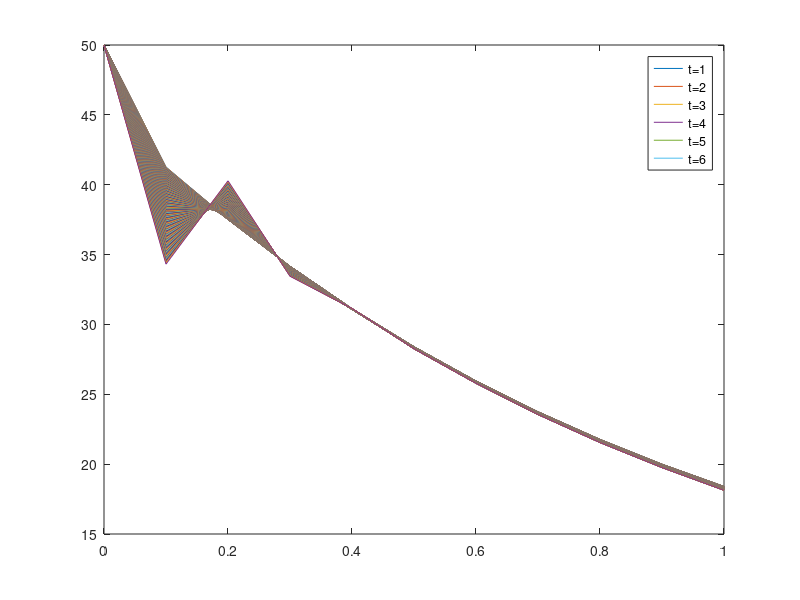
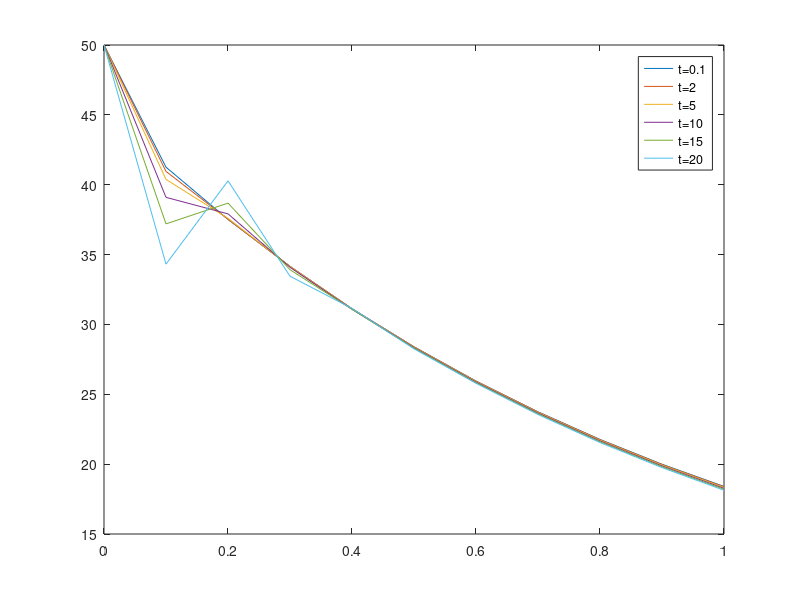

Source code (MATLAB) for these figures, in order:
A_cond = 0.01*0.08;
A_conv = 2*(0.01+0.09)*01;
p = 2*(0.01+0.09);
T = zeros(11,201);      % temp matrix
K = 200;                % thermal conductivity
rho = 3000;             % density
h = 2.5;                
T_a = 25.8;             % ambient temp
T_f = 20;               % fin tip temp at t=0
T_b = 50;               % base temp
c_p = 200;
m = rho*0.01*1*0.08;    % mass
c0 = -K*A_cond/(rho*A_cond*c_p);
c1 = h*p/(rho*A_cond*c_p);
del_t = 0.1;

del_x = 0.1;
t=200;             % total time 

for i = 2:11                                                                                                                                                                                                                                                                                                                                                                                                                                                                                                                                                                                                                                                                                                                                                                                                                                                                                                                                                                                                                                                                                                                                                                                                                                                                                                                                                                                                                                                                                                                                                                                                                                                                                           
       T(i,1) = 50*exp(-del_x*i)+ 1.6*(del_x*i);    % equation at t=0;
end
for i=1:t
    T(1,i) = T_b;
end
p = 2;                  %  time
while(p<=t)
    for k = 2:11        %  node
        if(k==11)
            T(k,p) = T(k,p-1) + del_t*(c0/(del_x^2))*(T(k,p-1)-2*T(k-1,p-1)+T(k-2,p-1)) + del_t*c1*(T(k,p-1)-T_a);
        else
            T(k,p) = T(k,p-1) + del_t*(c0/(del_x^2))*(T(k-1,p-1)-2*T(k,p-1)+T(k+1,p-1)) + del_t*c1*(T(k,p-1)-T_a);
        end
    end
    p = p+1;
end

opm_len = 0;
error = 0.003;
for i=150:201
    for j = 1:11
        if(abs(T(j,i)-T_a) < error)
            opm_len = del_x*(j-1) ;
        end
    end
end

x = linspace(0,1,11);
 for i=1:t
    plot(x,T(:,i));
    hold on
 end
 legend('t=1','t=2','t=3','t=4','t=5','t=6')
 figure(2)
 plot(x,T(:,1));
 hold on
 plot(x,T(:,20));
 plot(x,T(:,50));
 plot(x,T(:,100));
 plot(x,T(:,150));
 plot(x,T(:,200));
 legend('t=0.1','t=2','t=5','t=10','t=15','t=20');